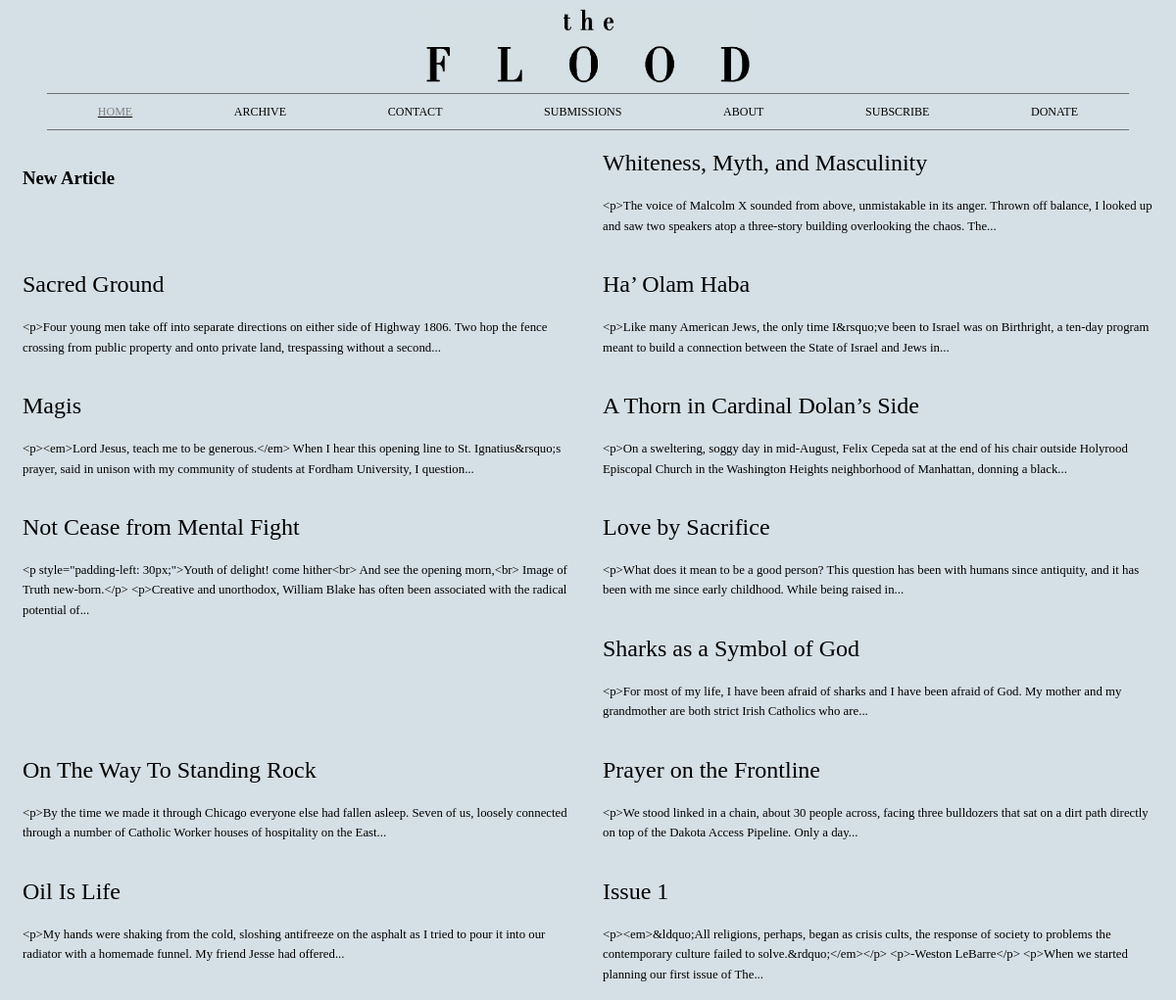
The page /edit/ (signed in) on the database its author committed.
### database_setup.py (models this page shows, shortened)
class Article(Base):
    __tablename__ = 'article'
    id = Column(Integer, primary_key=True)
    title = Column(String(1024), nullable=False)
    subtitle = Column(String(1024))
    publish_date = Column(Date, nullable=False, default=today)
    url_desc = Column(String(255), nullable=False)
    html_text = Column(String, nullable=False)
    on_home = Column(Boolean, default=False, index=True)
    featured = Column(Boolean, default=False)
    priority = Column(Integer)
    lead = Column(String)

### floodserver.py (the view)
@app.route('/edit/')
def showEditorHome():
    if not isEditorOrAdmin(login_session.get('role')):
        return redirect(url_for('showHome'))
    articles = session.query(Article).all()
    return render_template('edit.html', articles=articles)

### floodserver.py (called while the page is built)
def isEditorOrAdmin(role):
    if isAdmin(role):
        return True
    if role == EDITOR_ROLE:
        return True
    return False

def isAdmin(role):
    if role == ADMIN_ROLE:
        return True
    return False

### templates/edit.html (shortened to what this page needs)
<!DOCTYPE html>
<html lang="en">
<head>
  <link rel="stylesheet" href="{{url_for('static', filename='styles.css')}}">
  <link rel="stylesheet" href="{{url_for('static', filename='home.css')}}">
</head>
<body>
  {% include 'header.html' %}
  <article>
    <h3>
      <a href="{{url_for('newArticle')}}">New Article</a>
    </h3>
  </article>
  {% if not articles %}
    <p>
      The article list is empty.
    </p>
  {% else %}
    {% for article in articles %}
      <article>
        <a href="{{url_for('editArticle', article_id=article.id)}}">
          <h2>{{article.title}}</h2>
          <p class="authorAndDate">{{article.author}}</p>
          <p class="text">{{' '.join(article.html_text.split()[:30])}}...</p>
        </a>
      </article>
    {% endfor %}
  {% endif %}
</body>
</html>

### static/styles.css (style rules this page uses)
body * { display: flex; flex-wrap: wrap; }
body { background-color: rgb(213, 224, 230); font-family: 'Droid Serif', serif; }
p { display: block; }

### static/home.css (style rules this page uses)
article { width: 100%; float: left; }
article a { text-decoration-line: none; color: black; display: block; margin: 1em 15px; }
article a .text { font: 80%/1.6 'Droid Serif', serif; padding: 0; margin: 0; display: block; }
article a p { margin: 0; padding: 0; width: 100%; }
article a h2 { font: 150% 'Droid Serif', serif; padding: 4px 0; margin: 0; }
article a .authorAndDate { font: 70% 'Droid Serif', serif; padding: 8px 0; margin: 0; }
@media screen and (min-width: 600px) { article { width: 50%; } }

### rows shown on the page
Article: title "Whiteness, Myth, and Masculinity", html_text "<p>The voice of Malcolm X sounded from above, unmistakable in its anger. Thrown off balance, I looked up and saw two speakers atop a three-story building overlooking the chaos. The"
Article: title "Sacred Ground", html_text "<p>Four young men take off into separate directions on either side of Highway 1806. Two hop the fence crossing from public property and onto private land, trespassing without a second"
Article: title "Ha’ Olam Haba", html_text "<p>Like many American Jews, the only time I&rsquo;ve been to Israel was on Birthright, a ten-day program meant to build a connection between the State of Israel and Jews in"
Article: title "Magis", html_text "<p><em>Lord Jesus, teach me to be generous.</em> When I hear this opening line to St. Ignatius&rsquo;s prayer, said in unison with my community of students at Fordham University, I question"
Article: title "A Thorn in Cardinal Dolan’s Side", html_text "<p>On a sweltering, soggy day in mid-August, Felix Cepeda sat at the end of his chair outside Holyrood Episcopal Church in the Washington Heights neighborhood of Manhattan, donning a black"
Article: title "Not Cease from Mental Fight", html_text "<p style=\"padding-left: 30px;\">Youth of delight! come hither<br> And see the opening morn,<br> Image of Truth new-born.</p> <p>Creative and unorthodox, William Blake has often been associated with the radical potential of"
Article: title "Love by Sacrifice", html_text "<p>What does it mean to be a good person? This question has been with humans since antiquity, and it has been with me since early childhood. While being raised in"
Article: title "Sharks as a Symbol of God", html_text "<p>For most of my life, I have been afraid of sharks and I have been afraid of God. My mother and my grandmother are both strict Irish Catholics who are"
Article: title "On The Way To Standing Rock", html_text "<p>By the time we made it through Chicago everyone else had fallen asleep. Seven of us, loosely connected through a number of Catholic Worker houses of hospitality on the East"
Article: title "Prayer on the Frontline", html_text "<p>We stood linked in a chain, about 30 people across, facing three bulldozers that sat on a dirt path directly on top of the Dakota Access Pipeline. Only a day"
Article: title "Oil Is Life", html_text "<p>My hands were shaking from the cold, sloshing antifreeze on the asphalt as I tried to pour it into our radiator with a homemade funnel. My friend Jesse had offered"
Article: title "Issue 1", html_text "<p><em>&ldquo;All religions, perhaps, began as crisis cults, the response of society to problems the contemporary culture failed to solve.&rdquo;</em></p> <p>-Weston LeBarre</p> <p>When we started planning our first issue of The"
